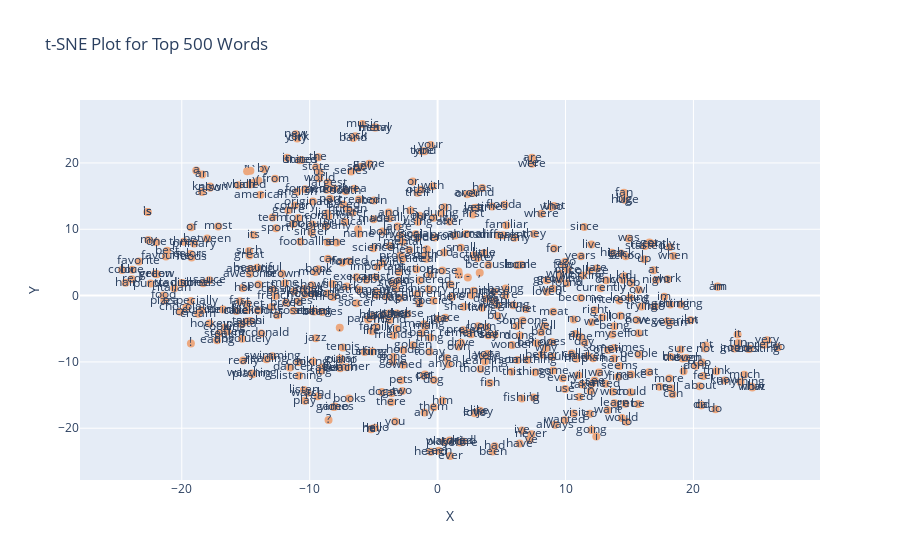

Source (notebook cell):
### Code cell
top_words = model.wv.index_to_key[:500]

top_vectors = np.array([model.wv[word] for word in top_words])

tsne_model = TSNE(n_components=2, random_state=42)
tsne_vectors = tsne_model.fit_transform(top_vectors)

tsne_df = pd.DataFrame(tsne_vectors, columns=['X', 'Y'])
tsne_df['Word'] = top_words

fig_tsne_top_words = px.scatter(tsne_df, x='X', y='Y', text='Word', title='t-SNE Plot for Top 500 Words')
fig_tsne_top_words.update_traces(marker=dict(size=8),marker_color=orange)

fig_tsne_top_words.show()

### Figure 1 — Plotly figure (JSON) as saved in the notebook; plotly's stock layout.template omitted (floating-point values rounded to 4 significant figures; data arrays with more than 128 entries replaced by an {"elided": "..."} marker saying what was removed)
{"data": [{"hovertemplate": "X=%{x}<br>Y=%{y}<br>Word=%{text}<extra></extra>", "legendgroup": "", "marker": {"color": "#ECA87F", "size": 8, "symbol": "circle"}, "mode": "markers+text", "name": "", "orientation": "v", "showlegend": false, "text": {"elided": "500 str values"}, "type": "scatter", "x": {"elided": "500 float values"}, "xaxis": "x", "y": {"elided": "500 float values"}, "yaxis": "y"}], "layout": {"legend": {"tracegroupgap": 0}, "title": {"text": "t-SNE Plot for Top 500 Words"}, "xaxis": {"anchor": "y", "domain": [0, 1], "title": {"text": "X"}}, "yaxis": {"anchor": "x", "domain": [0, 1], "title": {"text": "Y"}}}}
